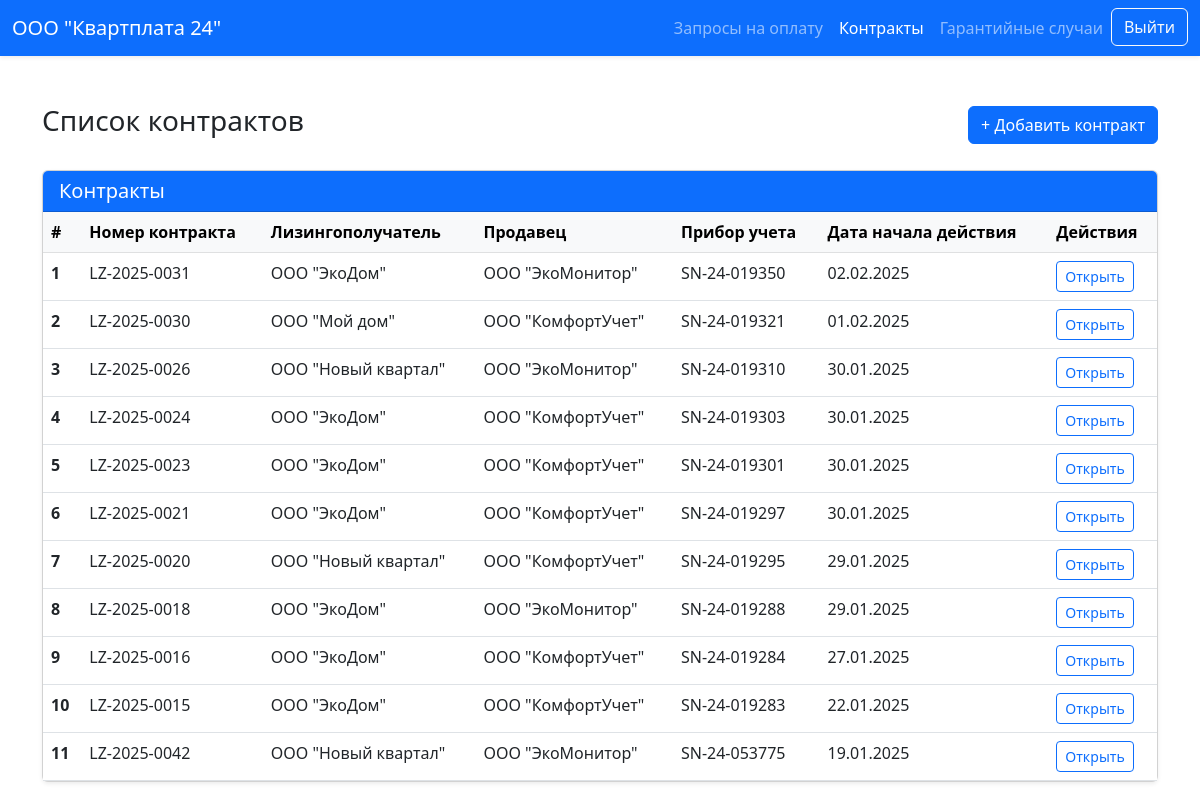
/contract/list/ (signed in), run on the app's committed database.
### leasing/models.py (models this page shows, shortened)
class Profile(models.Model):
    ROLE_CHOICES = [
        ('LR', 'Lessor'),
        ('LE', 'Lessee'),
        ('SE', 'Seller'),
        ('AD', 'Admin')
    ]
    user = models.OneToOneField(
        User,
        related_name='profile',
        on_delete=models.CASCADE
    )
    display_name = models.CharField(
        max_length=200,
        blank=True,
        null=True
    )
    role = models.CharField(
        max_length=2,
        choices=ROLE_CHOICES
    )

class Contract(models.Model):
    lessor = models.ForeignKey(
        User,
        related_name='lessor_contracts',
        on_delete=models.CASCADE
    )
    lessee = models.ForeignKey(
        User,
        related_name='lessee_contracts',
        on_delete=models.CASCADE
    )
    seller = models.ForeignKey(
        User,
        related_name='seller_contracts',
        on_delete=models.CASCADE
    )
    number = models.CharField(max_length=30)
    meter = models.CharField(max_length=20)
    started = models.DateField()
    class Meta:
        ordering = ['-started', '-number']

### leasing/views.py (the view)
# urls.py: path('contract/list/', views.list_contract, name='list_contract'),
@login_required
def list_contract(request):
    user = request.user
    role = user.profile.role
    is_lessor = False
    if role == 'LR':
        is_lessor = True
        contracts = Contract.objects.filter(lessor=user)
    elif role == 'LE':
        contracts = Contract.objects.filter(lessee=user)
    elif role == 'SE':
        contracts = Contract.objects.filter(seller=user)
    elif role == 'AD':
        contracts = Contract.objects.all()
    else:
        contracts = None
    return render(
        request,
        'contract/list.html',
        {
            'company_name': user.profile.display_name,
            'contracts': contracts,
            'is_lessor': is_lessor,
            'section': 'contract',
        }
    )

### leasing/templates/contract/list.html (shortened to what this page needs)
{% extends 'base.html' %}
{% block content %}
	<div class="container my-5">
        <div class="d-flex justify-content-between align-items-center mb-4">
            {% if is_lessor %}
            	<h1 class="h3">Список контрактов</h1>
            {% else %}
                <h1 class="h3">Контракты с участием {{ company_name }}</h1>
            {% endif %}
            {% if is_lessor %}
            <a href="{% url 'add_contract' %}" class="btn btn-primary">+ Добавить контракт</a>
            {% endif %}
        </div>
        <div class="card shadow-sm">
            <div class="card-header bg-primary text-white">
                <h5 class="mb-0">Контракты</h5>
            </div>
            <div class="card-body p-0">
                <table class="table table-hover mb-0">
                    <thead class="table-light">
                        <tr>
                            <th scope="col">#</th>
                            <th scope="col">Номер контракта</th>
                            <th scope="col">Лизингополучатель </th>
                            <th scope="col">Продавец</th>
                            <th scope="col">Прибор учета</th>
                            <th scope="col">Дата начала действия </th>
                            <th scope="col">Действия</th>
                        </tr>
                    </thead>
                    <tbody>
                        {% if contracts %}
                            {% for contract in contracts %}
                                <tr>
                                    <th scope="row">{{ forloop.counter }}</th>
                                    <td>{{ contract.number }}</td>
                                    <td>{{ contract.lessee.profile.display_name|default:contract.lessee.username }}</td>
                                    <td>{{ contract.seller.profile.display_name|default:contract.seller.username }}</td>
                                    <td>{{ contract.meter }}</td>
                                    <td>{{ contract.started|date:"d.m.Y" }}</td>
                                    <td>
                                        <a href="{% url 'view_contract' contract.id %}" class="btn btn-sm btn-outline-primary">
                                            Открыть
                                        </a>
                                    </td>
                                </tr>
                            {% endfor %}
                        {% else %}
                            <tr>
                                <td colspan="7" class="text-center py-4">Нет доступных контрактов.</td>
                            </tr>
                        {% endif %}
                    </tbody>
                </table>
            </div>
        </div>
    </div>
{% endblock %}

### leasing/templates/includes/header.html (shortened to what this page needs)
<nav class="navbar navbar-expand-lg navbar-dark bg-primary shadow-sm">
    <div class="container-fluid">
        <a class="navbar-brand" href="#">
            {{ company_name }}
        </a>
        <div class="collapse navbar-collapse" id="navbarNav">
            <ul class="navbar-nav ms-auto">
                {% if is_lessor %}
                    <li class="nav-item">
                        <a class="nav-link {% if section == 'requested_payments' %}active{% endif %}" href="{% url 'request_paid_list' %}">Запросы на оплату</a>
                    </li>
                {% endif %}
                <li class="nav-item">
                    <a class="nav-link {% if section == 'contract' %}active{% endif %}" href="{% url 'list_contract' %}">Контракты</a>
                </li>
                <li class="nav-item">
                    <a class="nav-link {% if section == 'warranty' %}active{% endif %}" href="{% url 'list_warranty' %}">Гарантийные случаи</a>
                </li>
                <li class="nav-item">
                    <form method="post" action="{% url 'logout' %}">
                        <button type="submit" class="btn btn-outline-light">Выйти</button>
                    </form>
                </li>
            </ul>
        </div>
    </div>
</nav>

### data on the page
Profile: display_name "ООО \"Квартплата 24\""
Contract: number "LZ-2025-0031", lessee.profile.display_name "ООО \"ЭкоДом\"", seller.profile.display_name "ООО \"ЭкоМонитор\"", meter "SN-24-019350", started "02.02.2025"
Contract: number "LZ-2025-0030", lessee.profile.display_name "ООО \"Мой дом\"", seller.profile.display_name "ООО \"КомфортУчет\"", meter "SN-24-019321", started "01.02.2025"
Contract: number "LZ-2025-0026", lessee.profile.display_name "ООО \"Новый квартал\"", seller.profile.display_name "ООО \"ЭкоМонитор\"", meter "SN-24-019310", started "30.01.2025"
Contract: number "LZ-2025-0024", lessee.profile.display_name "ООО \"ЭкоДом\"", seller.profile.display_name "ООО \"КомфортУчет\"", meter "SN-24-019303", started "30.01.2025"
Contract: number "LZ-2025-0023", lessee.profile.display_name "ООО \"ЭкоДом\"", seller.profile.display_name "ООО \"КомфортУчет\"", meter "SN-24-019301", started "30.01.2025"
Contract: number "LZ-2025-0021", lessee.profile.display_name "ООО \"ЭкоДом\"", seller.profile.display_name "ООО \"КомфортУчет\"", meter "SN-24-019297", started "30.01.2025"
Contract: number "LZ-2025-0020", lessee.profile.display_name "ООО \"Новый квартал\"", seller.profile.display_name "ООО \"КомфортУчет\"", meter "SN-24-019295", started "29.01.2025"
Contract: number "LZ-2025-0018", lessee.profile.display_name "ООО \"ЭкоДом\"", seller.profile.display_name "ООО \"ЭкоМонитор\"", meter "SN-24-019288", started "29.01.2025"
Contract: number "LZ-2025-0016", lessee.profile.display_name "ООО \"ЭкоДом\"", seller.profile.display_name "ООО \"КомфортУчет\"", meter "SN-24-019284", started "27.01.2025"
Contract: number "LZ-2025-0015", lessee.profile.display_name "ООО \"ЭкоДом\"", seller.profile.display_name "ООО \"КомфортУчет\"", meter "SN-24-019283", started "22.01.2025"
Contract: number "LZ-2025-0042", lessee.profile.display_name "ООО \"Новый квартал\"", seller.profile.display_name "ООО \"ЭкоМонитор\"", meter "SN-24-053775", started "19.01.2025"
